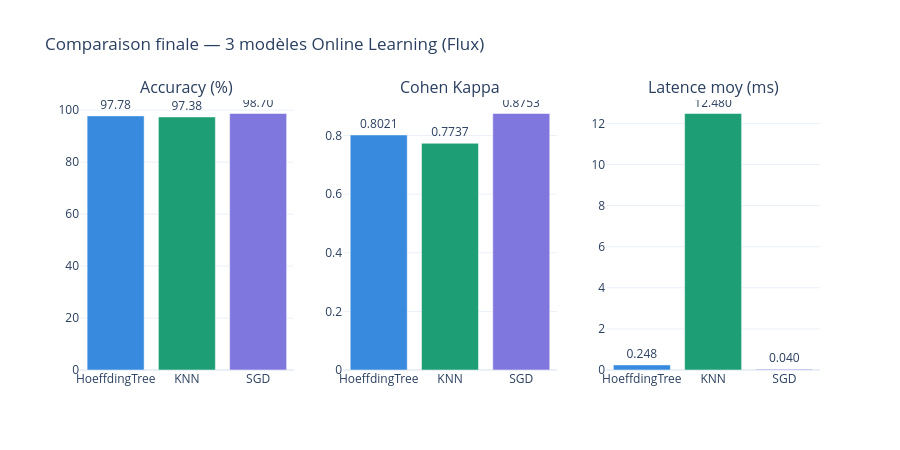

The cell this chart's notebook holds for it:
### Code cell
# ══════════════════════════════════════════
# BLOC FINAL : GRAPHIQUE RÉCAPITULATIF
# ══════════════════════════════════════════
import plotly.graph_objects as go
from plotly.subplots import make_subplots
import plotly.io as pio

# Sécurité pour l'affichage dans VS Code
pio.renderers.default = 'vscode'

# Configuration des sous-graphiques (1 ligne, 3 colonnes)
fig4 = make_subplots(
    rows=1, cols=3,
    subplot_titles=['Accuracy (%)', 'Cohen Kappa', 'Latence moy (ms)']
)

# Extraction des données depuis votre dictionnaire 'resultats'
# On utilise .get() pour éviter les plantages si une donnée manque
acc_vals = [resultats[n].get('accuracy', 0) * 100 for n in noms]
kap_vals = [resultats[n].get('kappa', 0) for n in noms]
lat_vals = [resultats[n].get('latence_moy', 0) for n in noms]
cols_list = [couleurs.get(n, '#gray') for n in noms]

# Boucle pour créer les 3 barcharts
for i, (vals, fmt) in enumerate([
    (acc_vals, '.2f'),
    (kap_vals, '.4f'),
    (lat_vals, '.3f'),
]):
    fig4.add_trace(
        go.Bar(
            x=noms, 
            y=vals,
            marker_color=cols_list,
            text=[f'{v:{fmt}}' for v in vals],
            textposition='outside',
            showlegend=False,
        ),
        row=1, col=i+1
    )

# Mise en page
fig4.update_layout(
    title  = 'Comparaison finale — 3 modèles Online Learning (Flux)',
    height = 450,
    template = 'plotly_white'
)

fig4.show()

print('✓ Semaine 1 terminée !')
print('  Livrable : 3 modèles river fonctionnels + notebook EDA + notebook modèles')
print('-' * 50)
print('Prochaine étape (Semaine 2) :')
print('→ Implémentation du bandit ε-greedy pour l\'Auto-ML')
print('→ Ajout de la détection de dérive (Concept Drift) avec ADWIN')

### Figure 1 — Plotly figure (JSON) as saved in the notebook; plotly's stock layout.template omitted (floating-point values rounded to 4 significant figures)
{"data": [{"marker": {"color": ["#378ADD", "#1D9E75", "#7F77DD"]}, "showlegend": false, "text": ["97.78", "97.38", "98.70"], "textposition": "outside", "type": "bar", "x": ["HoeffdingTree", "KNN", "SGD"], "xaxis": "x", "y": [97.78, 97.38, 98.7], "yaxis": "y"}, {"marker": {"color": ["#378ADD", "#1D9E75", "#7F77DD"]}, "showlegend": false, "text": ["0.8021", "0.7737", "0.8753"], "textposition": "outside", "type": "bar", "x": ["HoeffdingTree", "KNN", "SGD"], "xaxis": "x2", "y": [0.8021, 0.7737, 0.8753], "yaxis": "y2"}, {"marker": {"color": ["#378ADD", "#1D9E75", "#7F77DD"]}, "showlegend": false, "text": ["0.248", "12.480", "0.040"], "textposition": "outside", "type": "bar", "x": ["HoeffdingTree", "KNN", "SGD"], "xaxis": "x3", "y": [0.2482, 12.48, 0.04], "yaxis": "y3"}], "layout": {"annotations": [{"font": {"size": 16}, "showarrow": false, "text": "Accuracy (%)", "x": 0.1444, "xanchor": "center", "xref": "paper", "y": 1, "yanchor": "bottom", "yref": "paper"}, {"font": {"size": 16}, "showarrow": false, "text": "Cohen Kappa", "x": 0.5, "xanchor": "center", "xref": "paper", "y": 1, "yanchor": "bottom", "yref": "paper"}, {"font": {"size": 16}, "showarrow": false, "text": "Latence moy (ms)", "x": 0.8556, "xanchor": "center", "xref": "paper", "y": 1, "yanchor": "bottom", "yref": "paper"}], "height": 450, "title": {"text": "Comparaison finale — 3 modèles Online Learning (Flux)"}, "xaxis": {"anchor": "y", "domain": [0, 0.2889]}, "xaxis2": {"anchor": "y2", "domain": [0.3556, 0.6444]}, "xaxis3": {"anchor": "y3", "domain": [0.7111, 1]}, "yaxis": {"anchor": "x", "domain": [0, 1]}, "yaxis2": {"anchor": "x2", "domain": [0, 1]}, "yaxis3": {"anchor": "x3", "domain": [0, 1]}}}
